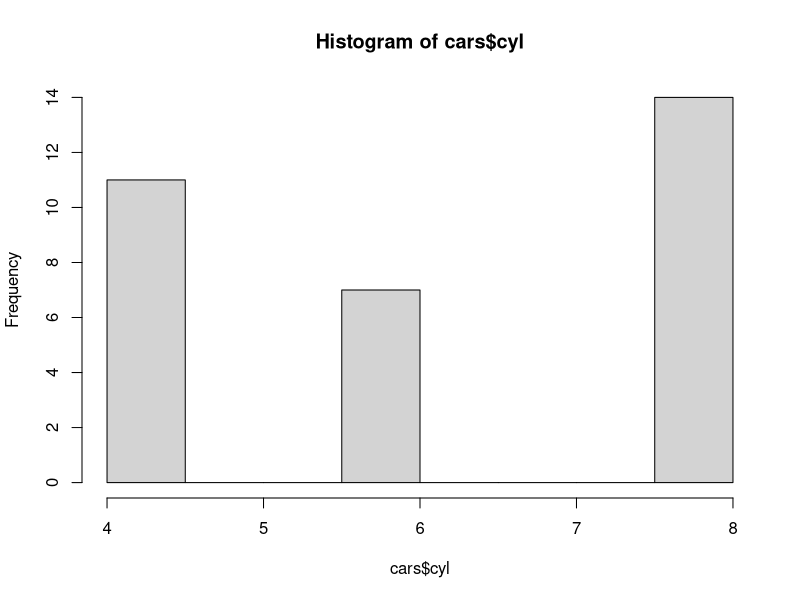
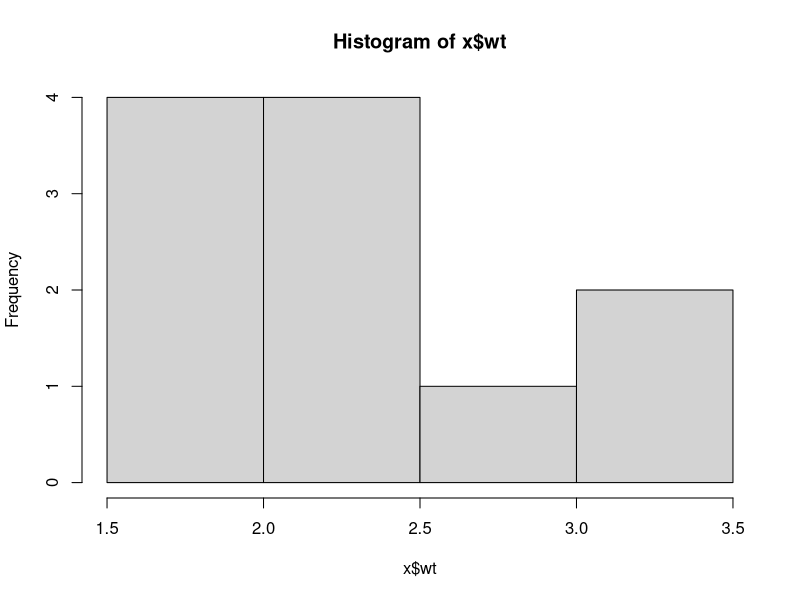
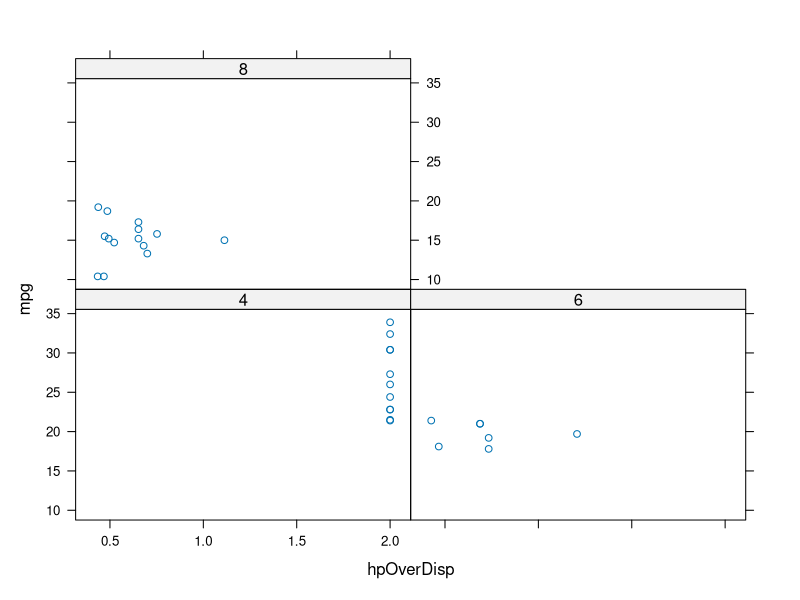

The R source for these figures, in order:
## ---- chunk 1
#load the data set
data(mtcars)

#you can access the dataset via mtcars but let's assign it to a variable to view some of the data
cars <- mtcars
## ---- chunk 2
cars
## ---- chunk 3
cars$hp
## ---- chunk 4
rownames(cars)
## ---- chunk 5
unique(cars$cyl)
## ---- chunk 6
hist(cars$cyl)
## ---- chunk 7
cars[5,3]
## ---- chunk 8
cars[5,]
## ---- chunk 9
cars[,3]
cars[,"disp"]
cars$disp
## ---- chunk 10
cars[,c("mpg","cyl","disp")]
## ---- chunk 11
cars[cars$mpg>20 & cars$disp < 150,]
## ---- chunk 12
cars[cars$mpg>20 & cars$disp < 150,c("mpg", "disp")]
## ---- chunk 13
x <- cars[cars$mpg>20 & cars$disp < 150,]
#show car weights (in thousands of pounds) for the filter
x$wt
hist(x$wt)
## ---- chunk 14
names(cars)
## ---- chunk 15
cars$hpOverDisp <- cars$hp / cars$disp
names(cars)
cars$hpOverDisp
## ---- chunk 16
cars[cars$mpg>20 & cars$disp < 150,"hpOverDisp"] <- 2
cars$hpOverDisp
## ---- chunk 17
library(lattice)
xyplot(mpg ~ hpOverDisp | factor(cyl), data=cars)

